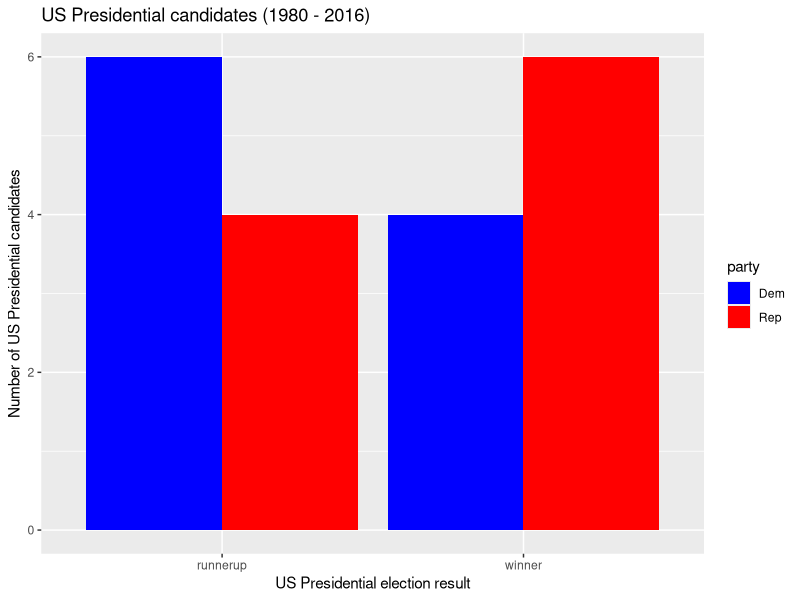

Write the R code that produced this figure. (Note: this script raises an error after producing the figure.)
## ---- chunk 1
library(tidyverse)
hist_vote_wide <- read_csv("data/historical_vote_wide.csv")
hist_vote_wide
## ---- chunk 2
hist_vote_tidy <- gather(hist_vote_wide, 
                         key = result, 
                         value = candidate, 
                         winner, runnerup)
hist_vote_tidy
## ---- chunk 3
hist_vote_party <- read_csv("data/historical_vote_messy.csv")
hist_vote_party
## ---- chunk 4
hist_vote_party_gathered <- gather(hist_vote_party, 
                          key = result, 
                          value = candidate, 
                          winner, runnerup)
hist_vote_party_gathered
## ---- chunk 5
hist_vote_party_tidy <- separate(hist_vote_party_gathered,
                                 col = candidate, 
                                 into = c("candidate", "party"), 
                                 sep = "/") 
hist_vote_party_tidy
## ---- chunk 6
ggplot(hist_vote_party_tidy, aes(x = result, fill = party)) +
  geom_bar(position=position_dodge()) +
  scale_fill_manual(values=c("blue", "red")) +
  xlab("US Presidential election result") +
  ylab("Number of US Presidential candidates") +
  ggtitle("US Presidential candidates (1980 - 2016)") 

## ---- chunk 7
us_data <- read_csv("data/state_property_vote.csv")
us_data
## ---- chunk 8
ca_prop_data <- filter(us_data, state == "CA")
ca_inc_prop <- select(ca_prop_data, med_income, med_prop_val)
ca_inc_prop
## ---- chunk 9
ca_inc_prop <- filter(us_data, state == "CA") %>% select(med_income, med_prop_val)
ca_inc_prop
## ---- chunk 10
small_state_commutes <- filter(us_data, population < 1000000) %>% 
  select(state, mean_commute_minutes) %>% 
  arrange(mean_commute_minutes)
small_state_commutes
## ---- chunk 11
us_commute_time_summary <- summarise(us_data, 
                                  min_mean_commute = min(mean_commute_minutes),
                                  max_mean_commute = max(mean_commute_minutes),
                                  mean_mean_commute = mean(mean_commute_minutes))
us_commute_time_summary
## ---- chunk 12
us_commute_time_summary_by_party <- group_by(us_data, party) %>% 
  summarise(min_mean_commute = min(mean_commute_minutes),
            max_mean_commute = max(mean_commute_minutes),
            mean_mean_commute = mean(mean_commute_minutes))
us_commute_time_summary_by_party
## ---- chunk 13
head(mtcars)
## ---- chunk 14
max_of_columns <- map(mtcars, max)
max_of_columns
## ---- chunk 15
typeof(max_of_columns)
## ---- chunk 16
max_of_columns <- map_df(mtcars, max)
max_of_columns
